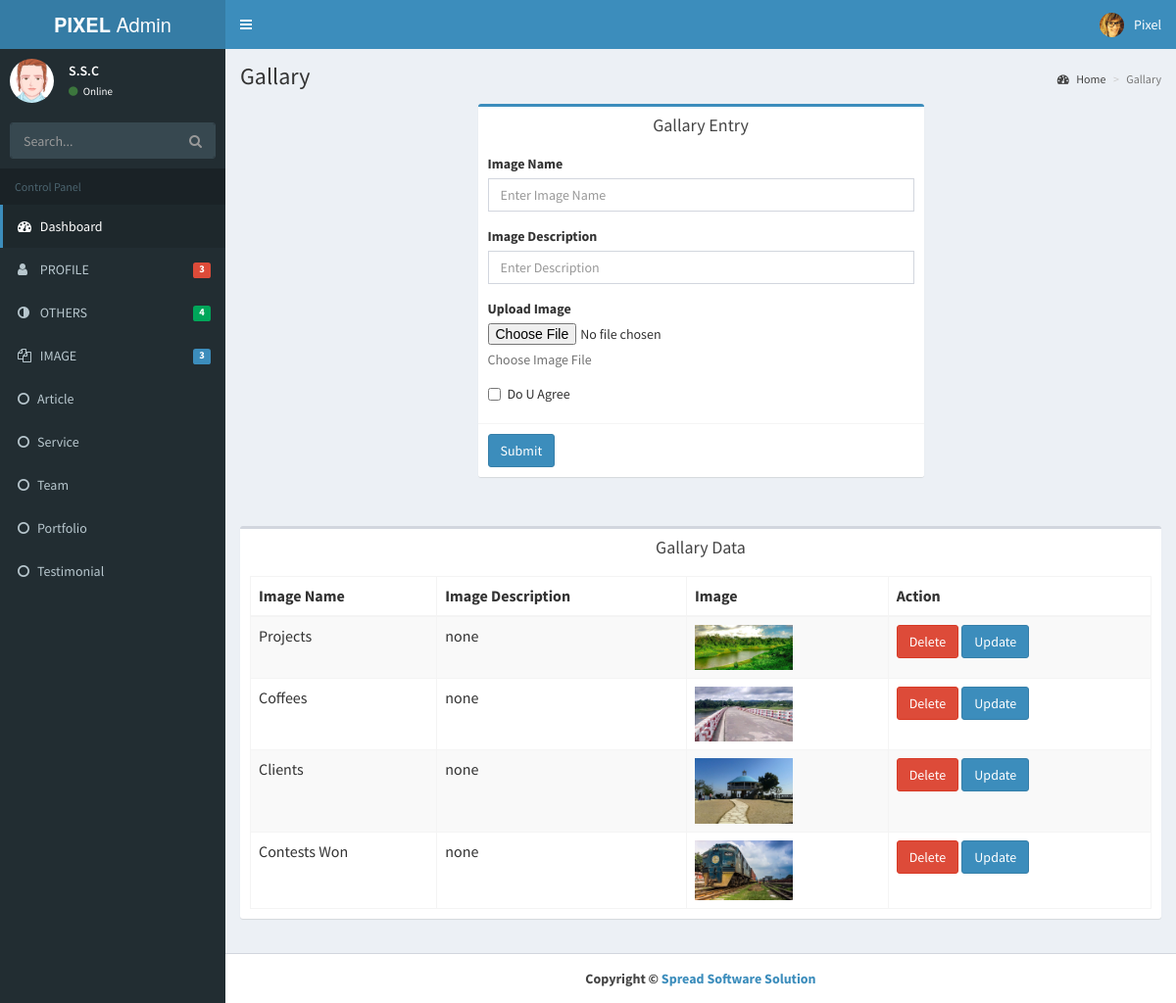
The app's page /admin/dashboard.php?page=gallary_content (signed in) with its own data.
### tables this page shows
CREATE TABLE IF NOT EXISTS `gallary` (
`id` int(11) NOT NULL,
  `imageName` varchar(50) DEFAULT NULL,
  `name` varchar(50) DEFAULT NULL,
  `size` varchar(50) DEFAULT NULL,
  `type` varchar(50) DEFAULT NULL,
  `path` varchar(50) DEFAULT NULL,
  `description` varchar(50) DEFAULT NULL
);

### core/dbe.inc.php (called while the page is built, shortened)
<?php
    function connect() {
        $mysql_host = 'localhost';
        $mysql_user = 'root';
        $mysql_pass = '';
        $mysql_db = 'blogadmin';
        static $connection;
        if(!isset($connection)) {
            $connection = mysqli_connect($mysql_host,$mysql_user,$mysql_pass,$mysql_db);
        }
        return $connection;
    }
    function query($query) {
        $connection = connect();
        $result = mysqli_query($connection,$query);
        return $result;
    }
    function fetchData($query) {
        $rows = array();
        $result = query($query);
        while ($row = mysqli_fetch_assoc($result)) {
            $rows[] = $row;
        }
        return $rows;
    }
?>

### components/adminuser/gallary_content.php (the view, shortened to what this page needs)
<div class="content-wrapper">
       <section class="content-header">
         <h1>
           Gallary
         </h1>
         <ol class="breadcrumb">
           <li><a href="#"><i class="fa fa-dashboard"></i> Home</a></li>
           <li class="active">Gallary</li>
         </ol>
       </section>
       <section class="content">
         <div class="row">
           <div class="col-md-6 col-md-offset-3">
             <div class="box box-primary">
               <div class="box-header" style="text-align:center">
                 <h3 class="box-title">Gallary Entry</h3>
               </div>
               <form role="form" method="post" name="gallary" id = "gallary" enctype="multipart/form-data">
                 <div class="box-body">
                   <div class="form-group">
                     <label for="imageName">Image Name</label>
                     <input type="text" class="form-control" id="imageName" name="imageName" placeholder="Enter Image Name">
                   </div>
                   <div class="form-group">
                     <label for="description">Image Description</label>
                     <input type="text" class="form-control" id="description"  name="description" placeholder="Enter Description ">
                   </div>
                   <div class="form-group">
                     <label for="InputFile">Upload Image</label>
				  <input name="image" type="file" id="userfile"  >
                     <p class="help-block">Choose Image File</p>
                   </div>
                   <div class="checkbox">
                     <label>
                       <input type="checkbox"> Do U Agree
                     </label>
                   </div>
                 </div>
                 <div class="box-footer">
                   <button type="submit" class="btn btn-primary" name="upload" id="upload">Submit</button>
                 </div>
               </form>
             </div>
           </div>
         </div>
       </section>
     <section class="content">
         <div class="row">
           <div class="col-xs-12">
       		<div class="box">
               <div class="box-header" style="text-align:center">
                 <h3 class="box-title">Gallary Data</h3>
               </div>
               <div class="box-body">
                 <table id="example1" class="table table-bordered table-striped" >
                   <thead>
                     <tr>
                       <th>Image Name</th>
                       <th>Image Description</th>
                       <th>Image</th>
                       <th>Action</th>
                     </tr>
                  </thead>
                     <?php
					$query = "select * from gallary";
					$record = fetchData($query);
                       foreach ($record as $gallary) {
                               $id=$gallary['id'];
							echo "<tr>";
								echo "<td>".$gallary['imageName']."</td>";
								echo "<td>".$gallary['description']."</td>";
								echo "<td><img width = 100px, hight = 100px, src='../public/upload/".$gallary['name']."'></td>";
								echo "<td>
							<a href='dashboard.php?page=delete_gallary_content&id=$id'><button type='submit' class='btn btn-danger'>Delete</button></a>
	  						<a href='dashboard.php?page=update_gallary_content&id=$id'><button type='submit' class='btn btn-primary'>Update</button></a>
										</td>";
							echo "</tr>";
						}
				 ?>
                  </table>
               </div>
             </div>
           </div>
         </div>
       </section>
     </div>

### admin/dashboard.php (shortened to what this page needs)
 <?php
    include '../core/dbe.inc.php';
 ?>
 <html>
  <head>
    <link href="../public/lib/bootstrap/css/bootstrap.min.css" rel="stylesheet" type="text/css" />
    <link href="https://maxcdn.bootstrapcdn.com/font-awesome/4.3.0/css/font-awesome.min.css" rel="stylesheet" type="text/css" />
    <link href="http://code.ionicframework.com/ionicons/2.0.0/css/ionicons.min.css" rel="stylesheet" type="text/css" />
    <link href="../public/lib/dist/css/AdminLTE.min.css" rel="stylesheet" type="text/css" />
    <link href="../public/plugins/datatables/dataTables.bootstrap.css" rel="stylesheet" type="text/css" />
    <link href="../public/lib/dist/css/skins/_all-skins.min.css" rel="stylesheet" type="text/css" />
    <link href="../public/lib/plugins/iCheck/flat/blue.css" rel="stylesheet" type="text/css" />
    <link href="../public/lib/plugins/morris/morris.css" rel="stylesheet" type="text/css" />
    <link href="../public/lib/plugins/jvectormap/jquery-jvectormap-1.2.2.css" rel="stylesheet" type="text/css" />
    <link href="../public/lib/plugins/datepicker/datepicker3.css" rel="stylesheet" type="text/css" />
    <link href="../public/lib/plugins/daterangepicker/daterangepicker-bs3.css" rel="stylesheet" type="text/css" />
    <link href="../public/lib/plugins/bootstrap-wysihtml5/bootstrap3-wysihtml5.min.css" rel="stylesheet" type="text/css" />
    <link href="../public/lib/dist/css/fullcalendar.min.css" rel="stylesheet"  type="text/css">
    <link href="../public/lib/dist/css/fullcalendar.print.css" rel="stylesheet"  type="text/css">
  </head>
  <body class="skin-blue">
    <div class="wrapper">
    <?php include '../components/adminuser/header.php'; ?>
    <?php include '../components/adminuser/aside.php'; ?>
    <?php
        $link = isset($_GET['page']) ? $_GET['page'] : '';
        if ($link =='gallary_content')
        {
            include '../components/adminuser/gallary_content.php';
        }
    ?>
    <?php include '../components/adminuser/footer.php'; ?>
</div>
  </body>
</html>

### components/adminuser/header.php (shortened to what this page needs)
 <header class="main-header">
        <a href="dashboard.php" class="logo"><b>PIXEL </b>Admin</a>
        <nav class="navbar navbar-static-top" role="navigation">
          <a href="#" class="sidebar-toggle" data-toggle="offcanvas" role="button">
          </a>
          <div class="navbar-custom-menu">
            <ul class="nav navbar-nav">
              <li class="dropdown user user-menu">
                <a href="#" class="dropdown-toggle" data-toggle="dropdown">
                  <img src="../public/lib/dist/img/user7-128x128.jpg" class="user-image" alt="User Image"/>
                  <span class="hidden-xs">Pixel</span>
                </a>
              </li>
            </ul>
          </div>
        </nav>
</header>

### components/adminuser/aside.php (shortened to what this page needs)
<aside class="main-sidebar">
        <section class="sidebar">
          <div class="user-panel">
            <div class="pull-left image">
              <img src="../public/lib/dist/img/avatar2.png" class="img-circle" alt="User Image" />
            </div>
            <div class="pull-left info">
              <p><?php echo $_SESSION['userName'];?></p>
              <a href="#"><i class="fa fa-circle text-success"></i> Online</a>
            </div>
          </div>
          <form action="#" method="get" class="sidebar-form">
            <div class="input-group">
              <input type="text" name="q" class="form-control" placeholder="Search..."/>
              <span class="input-group-btn">
                <button type='submit' name='search' id='search-btn' class="btn btn-flat"><i class="fa fa-search"></i></button>
              </span>
            </div>
          </form>
          <ul class="sidebar-menu">
            <li class="header">Control Panel</li>
            <li class="active treeview">
              <a href="dashboard.php">
                <i class="fa fa-dashboard"></i> <span> Dashboard</span></a>
            </li>
            <li class="treeview">
              <a href="#">
                <i class="fa fa-user"></i>
                <span>PROFILE</span>
                <span class="label label pull-right bg-red">3</span>
              </a>
            </li>
            <li class="treeview">
              <a href="#">
                <i class="fa fa-adjust"></i>
                <span>OTHERS</span>
                <span class="label label pull-right bg-green">4</span>
              </a>
             </li>
             <li class="treeview">
              <a href="#">
                <i class="fa fa-files-o"></i>
                <span>IMAGE</span>
                <span class="label label-primary pull-right">3</span>
              </a>
            </li>
            <li><a href="dashboard.php?page=article_content"><i class="fa fa-circle-o"></i>Article</a></li>
            <li><a href="dashboard.php?page=service_content"><i class="fa fa-circle-o"></i>Service</a></li>
            <li><a href="dashboard.php?page=team_content"><i class="fa fa-circle-o"></i>Team</a></li>
            <li><a href="dashboard.php?page=portfolio_content"><i class="fa fa-circle-o"></i>Portfolio</a></li>
            <li><a href="dashboard.php?page=testimonial_content"><i class="fa fa-circle-o"></i>Testimonial</a></li>
          </ul>
        </section>
</aside>

### components/adminuser/footer.php
<footer class="main-footer">
	<div style="text-align:center">
   	<strong>Copyright &copy; <a href="http://ssoftbd.com/" target="_blank">Spread Software Solution</a></strong>
	</div>
</footer>

### records on screen
gallary: imageName "Projects", description "none", name (picture)
gallary: imageName "Coffees", description "none", name (picture)
gallary: imageName "Clients", description "none", name (picture)
gallary: imageName "Contests Won", description "none", name (picture)

### other values on screen
$_SESSION['userName'] "S.S.C"
